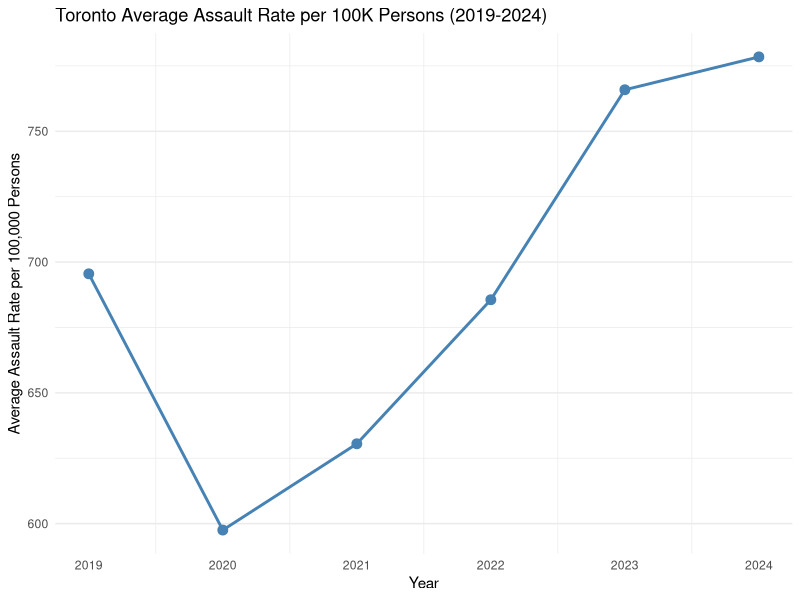
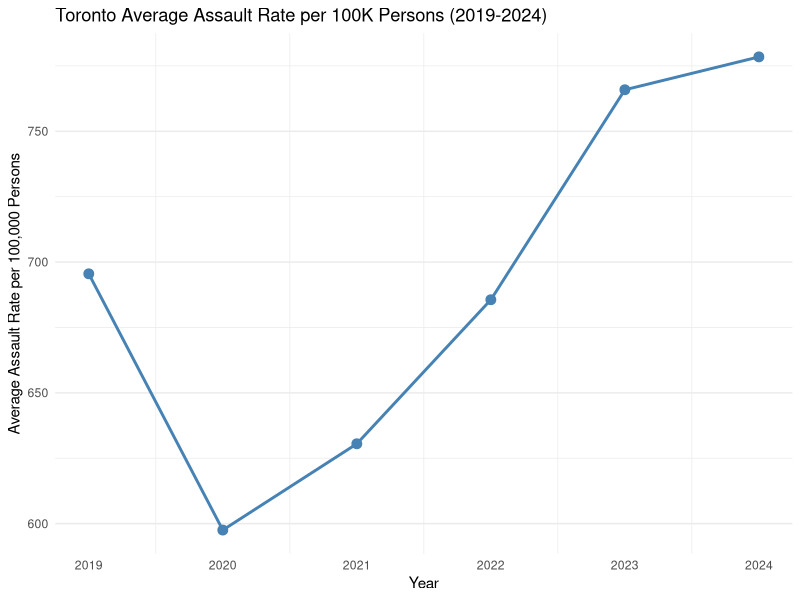

Write the R code that produced these figures, in order.
# Visualization 2 - line chart of average assault rates in Toronto (2019-2024)

library(tidyverse)

# load crime data (downloaded via python notebook)
crime_df <- read_csv("02_activities/assignments/data/neighbourhood_crime.csv")

# prepare data - mean assault rate across all neighbourhoods per year
years <- 2019:2024
rate_cols <- paste0("ASSAULT_RATE_", years)

assault_rates <- crime_df |>
  summarise(across(all_of(rate_cols), \(x) mean(replace_na(x, 0)))) |>
  pivot_longer(everything(), names_to = "year", values_to = "mean_rate") |>
  mutate(year = as.integer(str_extract(year, "\\d{4}$")))

# line chart
ggplot(assault_rates, aes(x = year, y = mean_rate)) +
  geom_line(color = "steelblue", linewidth = 1) +
  geom_point(color = "steelblue", size = 3) +
  scale_x_continuous(breaks = years) +
  labs(
    title = "Toronto Average Assault Rate per 100K Persons (2019-2024)",
    x = "Year",
    y = "Average Assault Rate per 100,000 Persons"
  ) +
  theme_minimal() +
  theme(panel.grid.major.x = element_blank())

ggsave("02_activities/assignments/assignment_3/R_script/output/visualization_2.png",
       width = 8, height = 5, dpi = 150)
